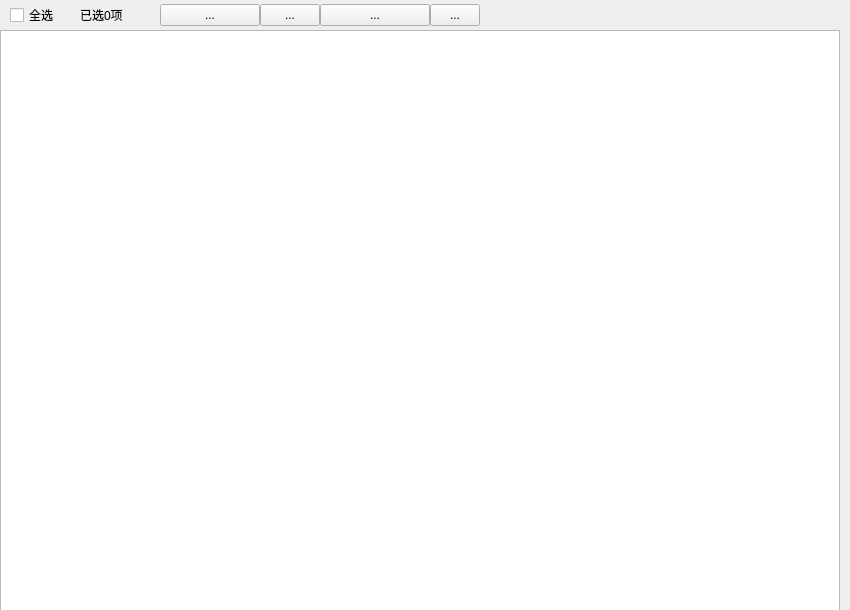
<?xml version="1.0" encoding="UTF-8"?>
<ui version="4.0">
 <class>SMWallpaper</class>
 <widget class="QWidget" name="SMWallpaper">
  <property name="geometry">
   <rect>
    <x>0</x>
    <y>0</y>
    <width>850</width>
    <height>610</height>
   </rect>
  </property>
  <property name="windowTitle">
   <string>Form</string>
  </property>
  <widget class="QTableWidget" name="tableWidget">
   <property name="geometry">
    <rect>
     <x>0</x>
     <y>30</y>
     <width>840</width>
     <height>581</height>
    </rect>
   </property>
  </widget>
  <widget class="QWidget" name="tools" native="true">
   <property name="geometry">
    <rect>
     <x>0</x>
     <y>0</y>
     <width>840</width>
     <height>30</height>
    </rect>
   </property>
   <widget class="QToolButton" name="tbDaochu">
    <property name="geometry">
     <rect>
      <x>160</x>
      <y>4</y>
      <width>100</width>
      <height>22</height>
     </rect>
    </property>
    <property name="text">
     <string>...</string>
    </property>
   </widget>
   <widget class="QToolButton" name="tbShanchu">
    <property name="geometry">
     <rect>
      <x>260</x>
      <y>4</y>
      <width>60</width>
      <height>22</height>
     </rect>
    </property>
    <property name="text">
     <string>...</string>
    </property>
   </widget>
   <widget class="QToolButton" name="tbTianjia">
    <property name="geometry">
     <rect>
      <x>320</x>
      <y>4</y>
      <width>110</width>
      <height>22</height>
     </rect>
    </property>
    <property name="text">
     <string>...</string>
    </property>
   </widget>
   <widget class="QCheckBox" name="cbAllSelect">
    <property name="geometry">
     <rect>
      <x>10</x>
      <y>5</y>
      <width>51</width>
      <height>20</height>
     </rect>
    </property>
    <property name="text">
     <string>全选</string>
    </property>
   </widget>
   <widget class="QLabel" name="lbSelectCount">
    <property name="geometry">
     <rect>
      <x>80</x>
      <y>7</y>
      <width>51</width>
      <height>16</height>
     </rect>
    </property>
    <property name="text">
     <string>已选0项</string>
    </property>
   </widget>
   <widget class="QToolButton" name="tbShaxin">
    <property name="geometry">
     <rect>
      <x>430</x>
      <y>4</y>
      <width>50</width>
      <height>22</height>
     </rect>
    </property>
    <property name="text">
     <string>...</string>
    </property>
   </widget>
  </widget>
 </widget>
 <resources/>
 <connections/>
</ui>
